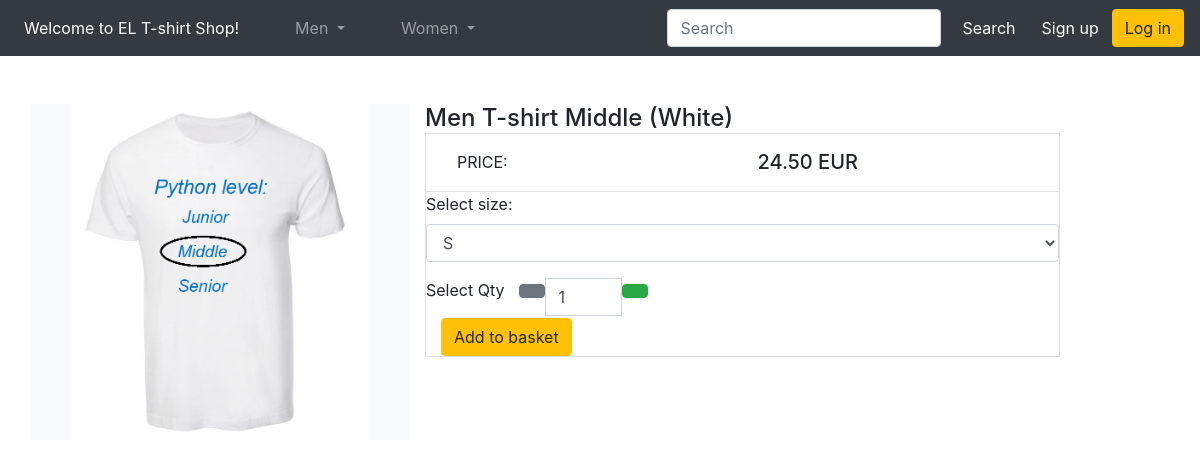
The app's page /item/men-t-shirt-middle-white/ with its own data.
### shop/models.py (models this page shows, shortened)
class Product(models.Model):
    category = models.ForeignKey(Category, related_name='subcategory_product', on_delete=models.CASCADE)
    subcategory = models.ForeignKey(Subcategory, related_name='product', on_delete=models.CASCADE)
    created_by = models.ForeignKey(User, related_name='product_creator', on_delete=models.CASCADE)
    name = models.CharField(max_length=50)
    image = models.ImageField(upload_to='images/')
    slug = models.SlugField(max_length=50)
    price = models.DecimalField(max_digits=4, decimal_places=2)
    in_stock = models.BooleanField(default=True)
    is_active = models.BooleanField(default=True)
    created = models.DateTimeField(auto_now_add=True)
    updated = models.DateTimeField(auto_now=True)
    objects = models.Manager()
    products = ProductManager()
    class Meta:
        verbose_name_plural = 'Products'
        ordering = ('-created',)

### shop/views.py (the view)
# urls.py: path('item/<slug:slug>/', views.product_detail, name='product_detail'),
def product_detail(request, slug):
    product = get_object_or_404(Product, slug=slug, in_stock=True)
    return render(request, 'shop/products/detail.html', {'product': product})

### shop/models.py (called while the page is built)
    def get_absolute_url(self):
        return reverse('subcategory_list', args=[self.slug])

### shop/views.py (called while the page is built)
def categories(request):
    return {
        'categories': Category.objects.all()
    }

def subcategories(request):
    return {
        'subcategories': Subcategory.objects.all()
    }

### templates/shop/products/detail.html (shortened to what this page needs)
{% extends "../base.html" %}
{% load static %}
{% block content %}
<div class="container">
    <main class="pt-5">
        <div class="row g-5">
            <div class="col-md-4 col-lg-4 order-md-first bg-light">
                <img class="img-fluid mx-auto d-block" width="300px" alt="Responsive image"
                     src="{{ product.image.url }}">
            </div>
            <div class="col-md-7 col-lg-7 ps-md-3 ps-lg-5">
                <h1 class="mb-0 h4">{{ product.name }}</h1>
                <div class="border">
                    <div class="col border-bottom">
                        <div class="row p-3">
                            <div class="col-6">PRICE:</div>
                            <div class="col-6 text-end"><span class="h5 fw-bold">{{ product.price }} EUR</span></div>
                        </div>
                    </div>
                    <div class="form-group">
                        <label for="exampleFormControlSelect1">Select size:</label>
                        <select class="form-control" id="exampleFormControlSelect1">
                            <option>S</option>
                        </select>
                    </div>
                    <div class="container">
                        <div class="row">
                            <p>Select Qty</p>
                            <div class="col-lg-3">
                                <div class="input-group">
                                    <span class="input-group-btn">
                                        <button type="button" class="quantity-left-minus btn btn-secondary "
                                                data-type="minus" data-field="">
                                        </button>
                                    </span>
                                    <input type="text" id="quantity" name="quantity" class="form-control input-number"
                                           value="1" min="1" max="50">
                                    <span class="input-group-btn">
                                        <button type="button" class="quantity-right-plus btn btn-success"
                                                data-type="plus" data-field="">
                                        </button>
                                    </span>
                                </div>
                            </div>
                        </div>
                    </div>
                    <div class="col-10 text-end">
                        <button type="button" class="btn btn-warning">Add to basket</button>
                    </div>
                </div>
            </div>
    </main>
</div>
{% endblock %}

### records on screen
Product: image (picture), name "Men T-shirt Middle (White)", price "24.50"
